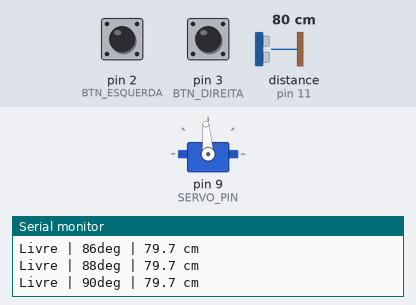
Bench run of a sketch on a simulated Arduino Uno, built with avr-gcc and run on an emulated ATmega328P. On the bench: servo, the last lines printed to the serial monitor. Wiring (inferred from the names in the program): ultrasonic range finder: trigger pin 10; echo pin 11. Inputs (shaded band) come from the test bench; at power-on: pin 3 (BTN_DIREITA) LOW, distance to the obstacle (sensor on pin 11) 80 cm, pin 2 (BTN_ESQUERDA) LOW. The echo pulse lasts 58.3 µs per cm.

Above: at 1.2 s.
1.3 s: pin 3 (BTN_DIREITA) pulled HIGH for 3.2 s
At 3.2 s:
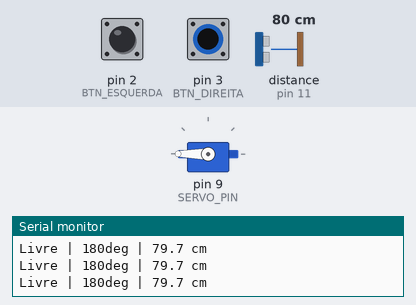
6.0 s: distance to the obstacle (sensor on pin 11) set to 2 cm
9.0 s: pin 2 (BTN_ESQUERDA) pulled HIGH for 0.15 s
12.1 s: pin 2 (BTN_ESQUERDA) pulled HIGH for 1 s
At 13.6 s:
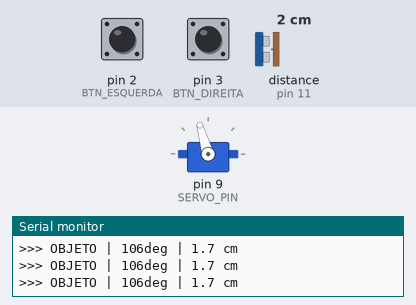
16.1 s: pin 3 (BTN_DIREITA) pulled HIGH for 0.15 s
19.2 s: distance to the obstacle (sensor on pin 11) set to 18 cm
At 22.05 s:
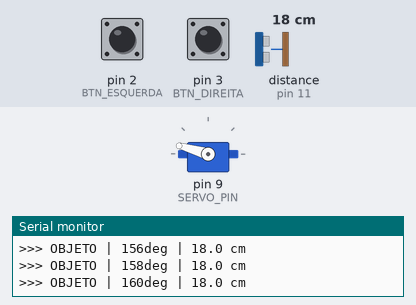
Timing chart, 0 to 23.2 s (numbered marks = the images above; inputs shaded):
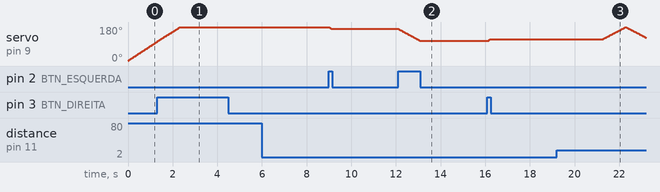

The sketch:

Sonar.ino
```cpp
#include <Servo.h>

Servo servo;

const int SERVO_PIN      = 9;
const int BTN_ESQUERDA   = 2;
const int BTN_DIREITA    = 3;
const int TRIG_PIN       = 10;
const int ECHO_PIN       = 11;

const int PASSO              = 2;
const int DELAY_AUTOMATICO   = 20;
const int DELAY_MS           = 10;
const int DISTANCIA_ALERTA   = 30;
const unsigned long TIMEOUT_MANUAL = 5000;

int  angulo        = 0;
int  direcao       = 1;
bool modoManual    = false;
unsigned long ultimoBotao = 0;

float medirDistancia() {
  digitalWrite(TRIG_PIN, LOW);
  delayMicroseconds(2);
  digitalWrite(TRIG_PIN, HIGH);
  delayMicroseconds(10);
  digitalWrite(TRIG_PIN, LOW);

  long duracao = pulseIn(ECHO_PIN, HIGH, 30000);
  if (duracao == 0) return -1;
  return duracao * 0.0343 / 2.0;
}

void setup() {
  Serial.begin(9600);
  servo.attach(SERVO_PIN);
  servo.write(angulo);

  pinMode(BTN_ESQUERDA, INPUT);
  pinMode(BTN_DIREITA,  INPUT);
  pinMode(TRIG_PIN, OUTPUT);
  pinMode(ECHO_PIN, INPUT);

  Serial.println("Sistema iniciado. Modo: AUTOMATICO");
}

void loop() {
  bool btnEsq = digitalRead(BTN_ESQUERDA) == HIGH;
  bool btnDir = digitalRead(BTN_DIREITA)  == HIGH;

  if (btnEsq || btnDir) {
    if (!modoManual) {
      modoManual = true;
      Serial.println("[MANUAL]");
    }
    ultimoBotao = millis();

    if (btnEsq) angulo = max(0,   angulo - PASSO);
    if (btnDir) angulo = min(180, angulo + PASSO);
    servo.write(angulo);
    delay(DELAY_MS);
  }

  if (modoManual && (millis() - ultimoBotao >= TIMEOUT_MANUAL)) {
    modoManual = false;
    Serial.println("[AUTOMATICO]");
  }

  if (!modoManual) {
    angulo += direcao * PASSO;

    if (angulo >= 180) { angulo = 180; direcao = -1; }
    if (angulo <= 0)   { angulo = 0;   direcao =  1; }

    servo.write(angulo);
    delay(DELAY_AUTOMATICO);
  }

  float distancia = medirDistancia();

  if (distancia > 0 && distancia <= DISTANCIA_ALERTA) {
    Serial.print(">>> OBJETO | ");
  } else {
    Serial.print("Livre | ");
  }
  Serial.print(angulo);
  Serial.print("deg | ");
  if (distancia > 0) { Serial.print(distancia, 1); Serial.println(" cm"); }
  else                { Serial.println("fora de alcance"); }
}
```
